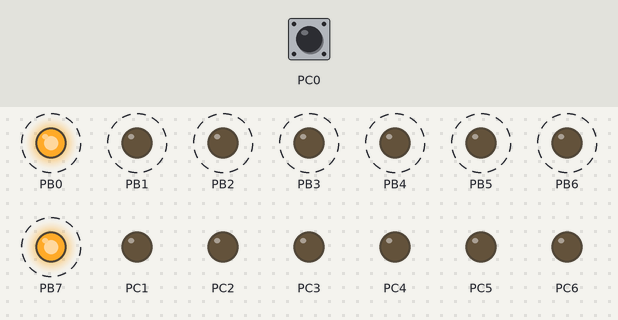
Recording of a program running on a simulated ATmega328P, built with avr-gcc and emulated at 8 MHz. On the bench: output pins drawn as LEDs (lit = HIGH). Dashed ring = blinking. The test bench sets the inputs (shaded band); at power-on: PC0 HIGH.

Above: at 0.85 s.
1.3 s: PC0 pulled LOW for 3.2 s
At 1.3 s:
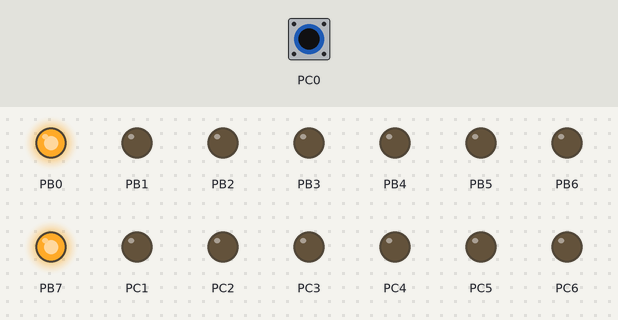
At 4.57 s:
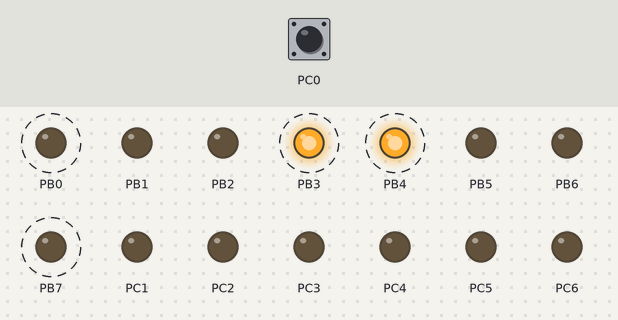
Timing chart, 0 to 12.3 s (numbered marks = the images above; inputs shaded):
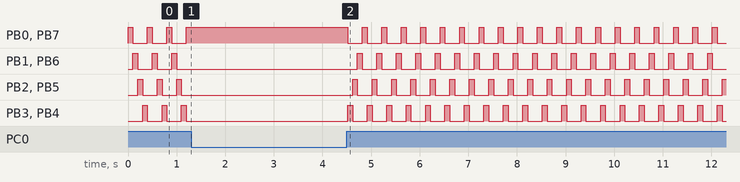

The program:

main.c
```c
/*
 * TP1entregable.c
 *
 * Created: 4/4/2022 14:15:44
 * Author : Victor
 */

#include <avr/io.h>
#define F_CPU 8000000UL // Defino la frecuencia de oscilador en 8MHz
#include <util/delay.h>

char puls() { /* Función para detectar correctamente al pulsador*/
	if ((PINC & (1<<PINC0))== 0) {
		_delay_ms(20);
		while((PINC & (1<<PINC0)) == 0); //Pausa  la ejecucion mientras el pulsador este presionado
		_delay_ms(20);
		return 1;
	}
	else
		return 0;
}


int main(void) {
	signed char i=3; /* Declaro indice */
	unsigned char vec1[4]={0x81, 0x42, 0x24, 0x18}; /* Declaración de arreglo correspondiente a la secuencia */
	/*
	0x01=0b00000001 - LED0: LED Verde
	0x02=0b00000010 - LED1: LED Verde
	0x04=0b00000100 - LED2: LED Rojo
	0x08=0b00001000 - LED3: LED Rojo
	0x10=0b00010000 - LED4: LED Azul
	0x20=0b00100000 - LED5: LED Azul
	0x40=0b01000000 - LED6: LED Amarillo
	0x80=0b10000000 - LED7: LED Amarillo

	0x81 - LED Verde y LED Amarillo
	0x42 - LED Verde y LED Amarillo
	0x24 - LED Rojo y LED Azul
	0x18 - LED Rojo y LED Azul
	*/
	DDRB = 0xFF;
	DDRC = 0xFE; 	// Se asigna el valor 0b11111110 en hexadecimal al puerto C de Data Direction Register. Lo que hace es asignar el bit 0 como entrada.
	PORTC = 1<<PINC0; 	//Se asigna 1 al bit 0 Puerto C del Data Register.
	//Las anteriores 2 instrucciones configuran el pin PC0 con pull-up. Usara la resistencia interna de pull-up.

	while(1){
		while(!puls())
		{
				i++;
				if (i==4) {
					i=0;
				}
				PORTB = vec1[i]; /* Pongo en PORTB el valor del arreglo en la posición i */
				_delay_ms(100);
		}
		while(!puls())
		{
			i--;
			if (i==-1) {
				i=3;
			}
			PORTB = vec1[i]; /* Pongo en PORTB el valor del arreglo en la posición i */
			_delay_ms(100);
		}
		} /* Fin del loop infinito */
		return 0;
	}
```
